Frame 1 (no input): blank canvas, image omitted
Frame 60 (the mouse pressed at the canvas centre just before this capture): blank canvas, image omitted
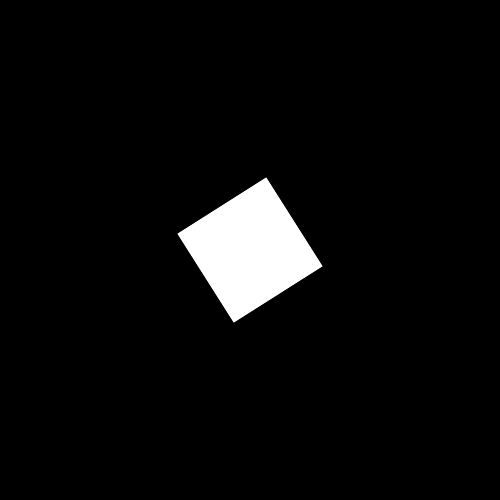
Frame 120 (the mouse held since frame 60 and released just before this capture)

The Processing sketch whose frames 1 and 60 were blank and that drew this single picture after the mouse press (run headless with seeded random() and noise(); from frame 60 on, the mouse is pressed at the canvas centre):

// Processing sketch: processing_129993
// ── processing_129993.pde

float timer = 0.0;
float myscale = 1.0;
float myscalespeed = .01;
float rad = 0.0;

void setup()
{
  size(500, 500);
  frameRate(30);
}

void draw()
{
  background(0);
  
  timer = timer + (1.0 / 30.0);
  myscale = myscale + myscalespeed;
  rad = rad + .1;
  
  if (myscale > 2)
  {
    myscalespeed = -.05;
  }
  else if (myscale <= 1)
  {
    myscalespeed = .01;
  }
  

  
  if (timer >= 2.0 && timer < 10.0)
  {
    pushMatrix();
    
    translate(250, 250);
    rotate(rad);
    scale(myscale);
    rectMode(CENTER);
    rect(0,0,100,100);
    println(myscale);
    
    popMatrix();
  }
  
  else if (timer >= 10.0 && timer < 13.5)
  {
    ellipse(300, 300, 200, 200);
  }
  
  else if (timer > 13.0 && timer < 14.0)
  {
    triangle(77, 100, 150, 50, 100, 50);
  }
  
  else
  {
    background(255, 0, 0);
  }
}
